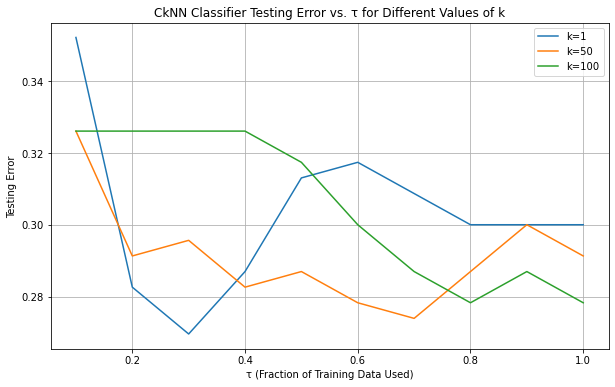

This figure's Python source:
import numpy as np
import pandas as pd
import matplotlib.pyplot as plt

# Load the dataset into a pandas DataFrame
file_path = 'diabetes.csv'
df = pd.read_csv(file_path)

# Separate the data into features (X) and the target variable (y)
X = df.iloc[:, :-1].values  # Exclude the last column as the target variable
y = df.iloc[:, -1].values   # The last column is the target variable

# train-test split function
def train_test_split(X, y, test_size=0.3, random_state=None):
    if random_state is not None:
        np.random.seed(random_state)
    
    num_samples = X.shape[0]
    num_test_samples = int(test_size * num_samples)
    
    # Shuffle the data
    shuffled_indices = np.random.permutation(num_samples)
    X_shuffled = X[shuffled_indices]
    y_shuffled = y[shuffled_indices]
    
    # Split the data into training and testing sets
    X_train = X_shuffled[:-num_test_samples]
    y_train = y_shuffled[:-num_test_samples]
    X_test = X_shuffled[-num_test_samples:]
    y_test = y_shuffled[-num_test_samples:]
    
    return X_train, X_test, y_train, y_test

# k-Nearest Neighbors classifier for CkNN
def c_k_neighbors_classifier(X_train, y_train, X_test, k=5, tau=1.0, random_state=None):
    if random_state is not None:
        np.random.seed(random_state)

    num_train_samples = X_train.shape[0]
    num_test_samples = X_test.shape[0]
    y_pred = np.zeros(num_test_samples, dtype=int)
    
    # Randomly select a fraction τ of training instances
    selected_indices = np.random.choice(num_train_samples, int(tau * num_train_samples), replace=False)
    X_train_selected = X_train[selected_indices]
    y_train_selected = y_train[selected_indices]
    
    for i in range(num_test_samples):
        distances = np.sqrt(np.sum((X_train_selected - X_test[i])**2, axis=1))
        nearest_indices = np.argsort(distances)[:k]
        nearest_labels = y_train_selected[nearest_indices]
        unique_labels, counts = np.unique(nearest_labels, return_counts=True)
        y_pred[i] = unique_labels[np.argmax(counts)]
    
    return y_pred

# accuracy score calculation
def accuracy_score(y_true, y_pred):
    correct_predictions = np.sum(y_true == y_pred)
    total_predictions = len(y_true)
    accuracy = correct_predictions / total_predictions
    return accuracy

# Calculate testing error for different values of τ and k
k_values = [1, 50, 100]  # Pick three values of k
tau_values = [0.1, 0.2, 0.3, 0.4, 0.5, 0.6, 0.7, 0.8, 0.9, 1.0]  # Pick 10 values of τ

testing_errors = []

for k in k_values:
    errors_k = []
    for tau in tau_values:
        X_train, X_test, y_train, y_test = train_test_split(X, y, test_size=0.3, random_state=42)
        y_pred = c_k_neighbors_classifier(X_train, y_train, X_test, k, tau)
        accuracy = accuracy_score(y_test, y_pred)
        error = 1 - accuracy  # Testing error
        errors_k.append(error)
    testing_errors.append(errors_k)

# Plot the testing errors for different values of k
plt.figure(figsize=(10, 6))
for i, k in enumerate(k_values):
    plt.plot(tau_values, testing_errors[i], label=f'k={k}')

plt.xlabel('τ (Fraction of Training Data Used)')
plt.ylabel('Testing Error')
plt.title('CkNN Classifier Testing Error vs. τ for Different Values of k')
plt.legend()
plt.grid(True)
plt.show()
